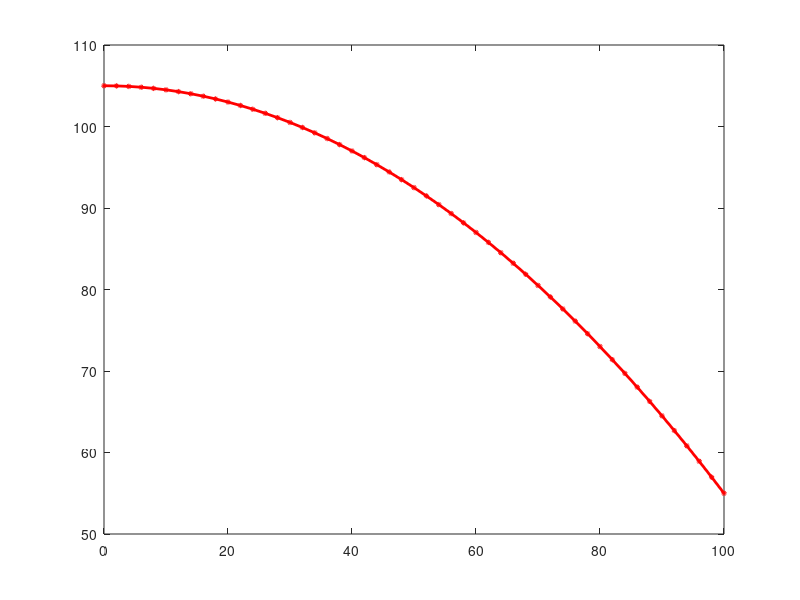

Here is the MATLAB script that generated this plot:
x=0:2:100; 

y1=105-x.^2/200;
y2=x/2+25;


plot2Dfig=figure;
plot(x,y1,'-','color','red','LineWidth',2,'Marker','o','MarkerSize',2); 
hold on;  % hold on to keep what you just plotted
 
% SCALE AXES
%axis([ 0 100 0 120]);
% ADD LABELS
% title('2D plot','FontSize',14);
% xlabel('x-values','FontSize',14);
% ylabel('y-values','FontSize',14);
% legend('y1');


% PLOT 2 FIGURES IN THE SAME WINDOW
% twofig=figure; 
% xy1fig=subplot(1,2,1);
% plot(x,y1,'-','color','red','LineWidth',2,'Marker','o','MarkerSize',2); 
% title('y1 plot','FontSize',14);
% xlabel('x','FontSize',14);
% ylabel('y1','FontSize',14);
% 
% xy2fig=subplot(1,2,2);
% plot(x,y2,'-','color','blue','LineWidth',4); 
% title('y2 plot','FontSize',14);
% xlabel('x','FontSize',14);
% ylabel('y2','FontSize',14);

% ADD TO THE FIGURE IN THE FIRST WINDOW
% figure(plot2Dfig); % make that figure the currently used again
% y3=x;
% plot(x,y3,'-','color','green','LineWidth',2,'LineStyle',':');
